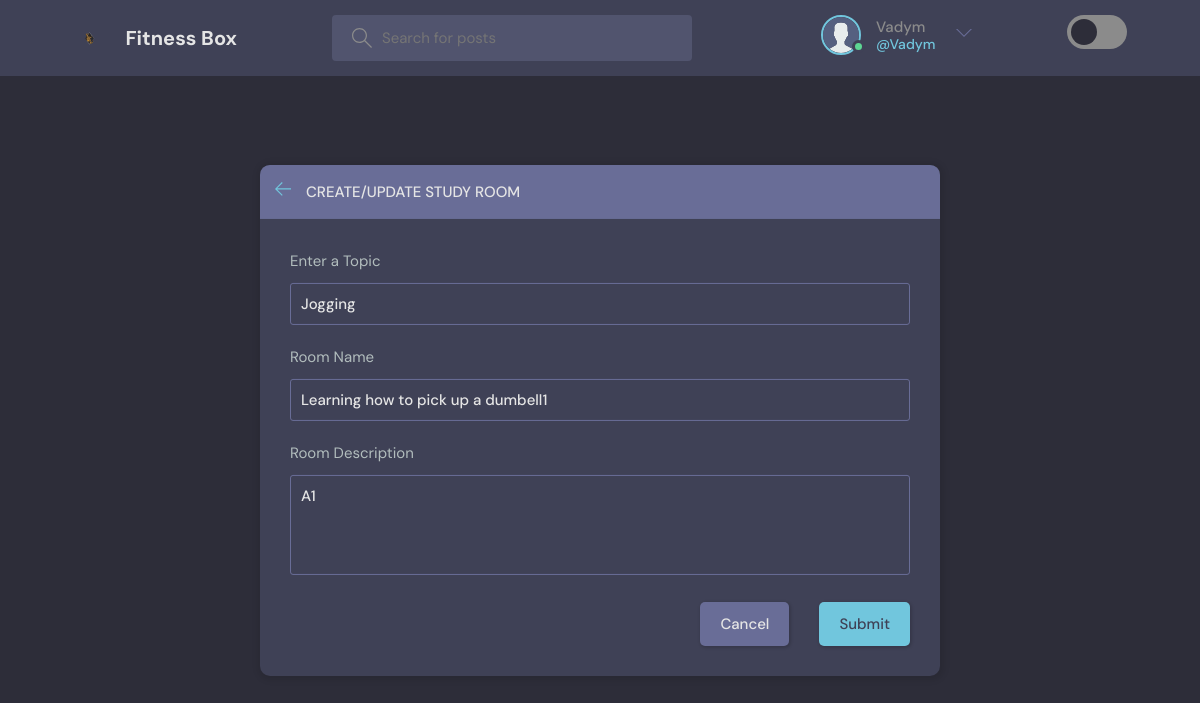
The app's page /update-room/1/ (signed in) with its own data.
### base/models.py (models this page shows, shortened)
class User(AbstractUser):
    name = models.CharField(max_length=200, null=True)
    email = models.EmailField(unique=True, null=True)
    bio = models.TextField(null=True)
    avatar = models.ImageField(null=True, default="avatar.svg")
    USERNAME_FIELD = 'email'
    REQUIRED_FIELDS = []

class Room(models.Model):
    host = models.ForeignKey(User, on_delete = models.SET_NULL, null = True)
    topic = models.ForeignKey(Topic, on_delete = models.SET_NULL, null = True)
    name = models.CharField(max_length = 200)
    description = models.TextField(null = True, blank = True)
    participants = models.ManyToManyField(User, related_name="participants",blank = True)
    updated = models.DateTimeField(auto_now = True)
    created = models.DateTimeField(auto_now_add = True)
    class Meta:
        ordering = ['-updated', 'created']

class Topic(models.Model):
    name = models.CharField(max_length = 200 )

### base/views.py (the view, shortened to what this page needs)
# urls.py: path('update-room/<str:pk>/', views.updateRoom, name="update-room"),
@login_required(login_url='login')
def updateRoom(request, pk):
    room = Room.objects.get(id=pk)
    form = RoomForm(instance=room)
    topics = Topic.objects.all()
    if request.user != room.host:
        return HttpResponse('Your are not allowed here!!')
    context = {'form': form, 'topics': topics, 'room': room}
    return render(request, 'base/room_form.html', context)

### base/forms.py
class RoomForm(ModelForm):
    class Meta:
        model = Room
        fields = '__all__'
        exclude = ['host', 'participants']

### base/templates/base/room_form.html (shortened to what this page needs)
{% extends 'main.html' %}
{% block content %}
<main class="create-room layout">
  <div class="container">
    <div class="layout__box">
      <div class="layout__boxHeader">
        <div class="layout__boxTitle">
          <a href="{{request.META.HTTP_REFERER}}">
            <svg version="1.1" xmlns="http://www.w3.org/2000/svg" width="32" height="32" viewBox="0 0 32 32">
              <title>arrow-left</title>
              <path
                d="M13.723 2.286l-13.723 13.714 13.719 13.714 1.616-1.611-10.96-10.96h27.625v-2.286h-27.625l10.965-10.965-1.616-1.607z">
              </path>
            </svg>
          </a>
          <h3>Create/Update Study Room</h3>
        </div>
      </div>
      <div class="layout__body">
        <form class="form" action="" method="POST">
          <div class="form__group">
            <label for="room_topic">Enter a Topic</label>
            <input required type="text" value="{{room.topic.name}}" name="topic" list="topic-list" />
          </div>
          <div class="form__group">
            <label for="room_name">Room Name</label>
            {{form.name}}
          </div>
          <div class="form__group">
            <label for="room_description">Room Description</label>
            {{form.description}}
          </div>
          <div class="form__action">
            <a class="btn btn--dark" href="{{request.META.HTTP_REFERER}}">Cancel</a>
            <button class="btn btn--main" type="submit">Submit</button>
          </div>
        </form>
      </div>
    </div>
  </div>
</main>
{% endblock content %}

### templates/navbar.html (shortened to what this page needs)
{% load static %}
<header class="header header--loggedIn">
    <div class="container">
        <a href="{% url 'home' %}" class="header__logo">
            <img src="{% static 'images/logo.svg' %}" />
            <h1>Fitness Box</h1>
        </a>
        <form class="header__search" method="GET" action="{% url 'home' %}">
            <label>
                <input name="q" placeholder="Search for posts" />
            </label>
        </form>
        <nav class="header__menu">
            {% if request.user.is_authenticated %}
            <div class="header__user">
                <a href="{% url 'user-profile' request.user.id%}">
                    <div class="avatar avatar--medium active">
                        <img src="{{request.user.avatar.url}}" />
                    </div>
                    <p>{{request.user.username}} <span>@{{request.user.username}}</span></p>
                </a>
                <button class="dropdown-button">
                    <svg version="1.1" xmlns="http://www.w3.org/2000/svg" width="32" height="32" viewBox="0 0 32 32">
                        <title>chevron-down</title>
                        <path d="M16 21l-13-13h-3l16 16 16-16h-3l-13 13z"></path>
                    </svg>
                </button>
            </div>
            {% else %}
            <a href="{% url 'register' %}">
                <img src="{% static 'images/avatar.svg' %}" />
                <p>Sign up</p>
            </a>
            {% endif %}
        </nav>
        <div>
            <label class="theme-switch" for="theme-toggle">
                <span class="slider"></span>
              </label>
        </div>
    </div>
</header>

### records on screen
User: user.avatar (placeholder picture), user.username "Vadym"
Room: topic "Jogging", name "Learning how to pick up a dumbell1", description "A1"
